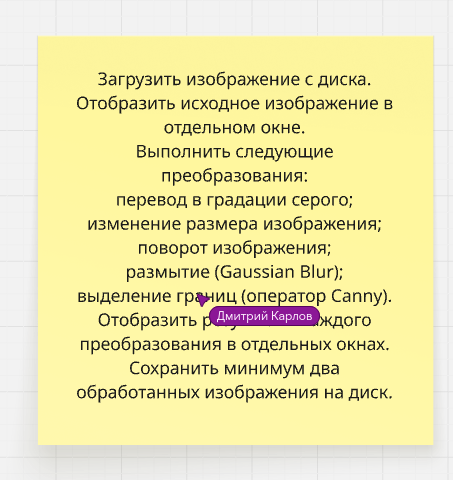
//> input picture Lab-1/image.png, 453 x 480 px
$ ./main   (built with g++ and OpenCV 4)
//> lines starting //> are read from the running program, lines starting //| are printed output that depends on the picture; after the words box and inside, x2 and y2 are one past the last pixel; in counts of white or black regions, pixels touching at a corner belong together
#include <opencv2/opencv.hpp>
#include <iostream>

int main() {
    const std::string imagePath = "image.png";
    const std::string outPath = "result.png";
    const cv::Scalar drawColor(0, 165, 255);
    const int thicknessFilled = -1;
    const int thicknessLine = 2;
    const int frameDelay = 80;

    cv::Mat image = cv::imread(imagePath);
//> image is the input picture: 480 rows x 453 cols, CV_8UC3; mean B, G, R 173.7, 230.3, 236.5
    if (image.empty()) {
        std::cout << "Изображение не найдено. Создаю пустой холст 800x600." << std::endl;
        image = cv::Mat(600, 800, CV_8UC3, cv::Scalar(255, 255, 255));
    } else {
        std::cout << "Изображение загружено: " << imagePath << std::endl;
    }

    const std::string winName = "Результат";
    cv::namedWindow(winName);

    cv::line(image, cv::Point(50, 50), cv::Point(200, 50), drawColor, thicknessLine);
    cv::imshow(winName, image);
    cv::waitKey(frameDelay);

    cv::rectangle(image, cv::Point(250, 30), cv::Point(400, 120), drawColor, thicknessFilled);
    cv::imshow(winName, image);
    cv::waitKey(frameDelay);

    cv::circle(image, cv::Point(500, 75), 45, drawColor, thicknessFilled);
    cv::imshow(winName, image);
    cv::waitKey(frameDelay);

    cv::ellipse(image, cv::Point(150, 250), cv::Size(80, 50), 0, 0, 360, drawColor, thicknessFilled);
    cv::imshow(winName, image);
    cv::waitKey(frameDelay);

    std::vector<cv::Point> polygon = {
        cv::Point(350, 200),
        cv::Point(450, 200),
        cv::Point(500, 280),
        cv::Point(400, 320),
        cv::Point(300, 280)
    };
    std::vector<std::vector<cv::Point>> contours = { polygon };
    cv::fillPoly(image, contours, drawColor);
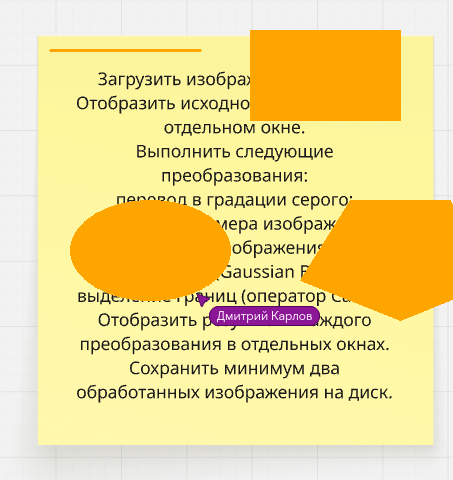
//> image: 480 rows x 453 cols, CV_8UC3; mean B, G, R 144.4, 218.1, 239.9
    cv::imshow(winName, image);
    cv::waitKey(frameDelay);

    const std::string text = "Bylov V.M. 22-PM-1";
    const int fontFace = cv::FONT_HERSHEY_SIMPLEX;
    const double fontScale = 1.2;
    const int textThickness = 2;
    int textX = 0;
    int textY = image.rows / 2;
//> textY = 240
    int dx = 4;
    int dy = 4;

    cv::Mat baseImage = image.clone();

    while (true) {
        cv::Mat frame = baseImage.clone();
        cv::putText(frame, text, cv::Point(textX, textY), fontFace, fontScale,
                    cv::Scalar(0, 0, 0), textThickness);
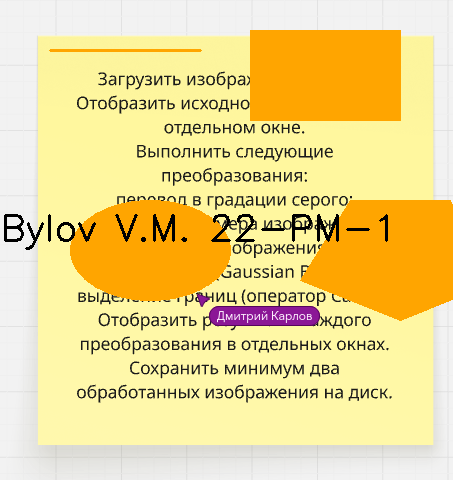
//> frame: 480 rows x 453 cols, CV_8UC3; 1.09% of pixels changed, all inside (x1, y1, x2, y2) = (4, 214, 388, 250)

        cv::imshow(winName, frame);

        textX += dx;
        if (textX + 250 > frame.cols)
            dx = -dx;
        if (textX < 0)
            dx = -dx;

        textY += dy;
//> textY = 244
        if (textX + 250 > frame.cols)
            dy = -dy;
        if (textY < 0)
            dy = -dy;

        int key = cv::waitKey(30);
//> the Esc key is pressed
        if (key >= 0)
            break;
    }
//> after the loop, textY = 244

    cv::Mat resultWithText = baseImage.clone();
    int bottomY = resultWithText.rows - 25;
//> bottomY = 455
    int leftX = 20;
    cv::putText(resultWithText, text, cv::Point(leftX, bottomY), fontFace, fontScale,
                cv::Scalar(0, 0, 0), textThickness);
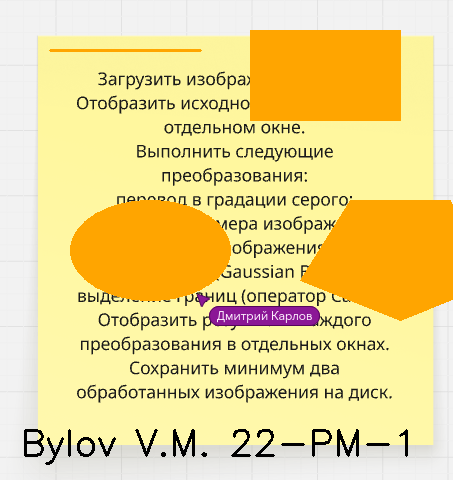
//> resultWithText: 480 rows x 453 cols, CV_8UC3; 1.09% of pixels changed, all inside (x1, y1, x2, y2) = (24, 429, 408, 465)

    if (!cv::imwrite(outPath, resultWithText)) {
        std::cerr << outPath << std::endl;
        return -1;
    }
    std::cout << outPath << std::endl;

    cv::destroyAllWindows();
    return 0;
}
